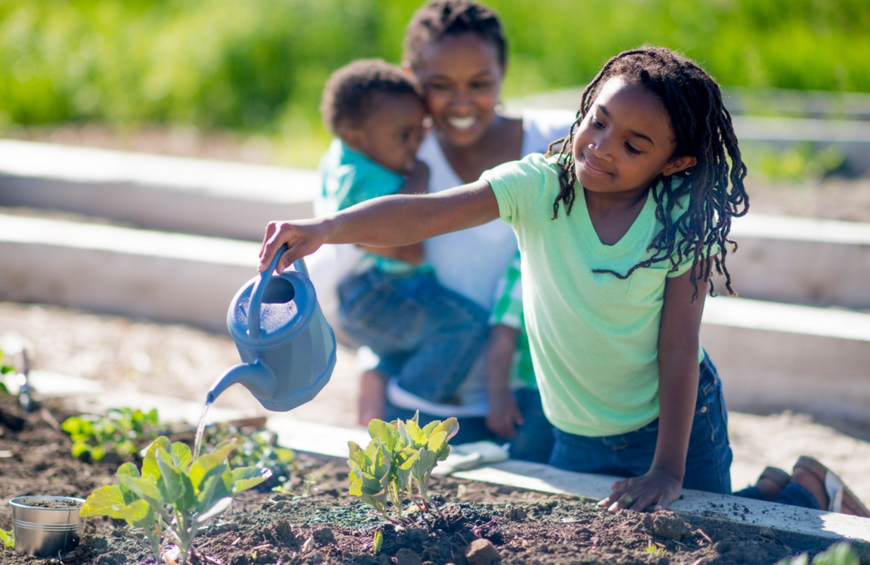
#> input picture pl2.png, 870 x 565 px
$ jupyter execute LGM_task2.ipynb
#> lines starting #> are read from the running program, lines starting #| are printed output that depends on the picture
[cell 1]
import cv2
image = cv2.imread('pl2.png')
#> image is the input picture: shape (565, 870, 3); mean B, G, R 126.5, 145.7, 134.4
cv2.imshow('Music', image)
cv2.waitKey(0)

[cell 2]
gray_image = cv2.cvtColor(image, cv2.COLOR_BGR2GRAY)
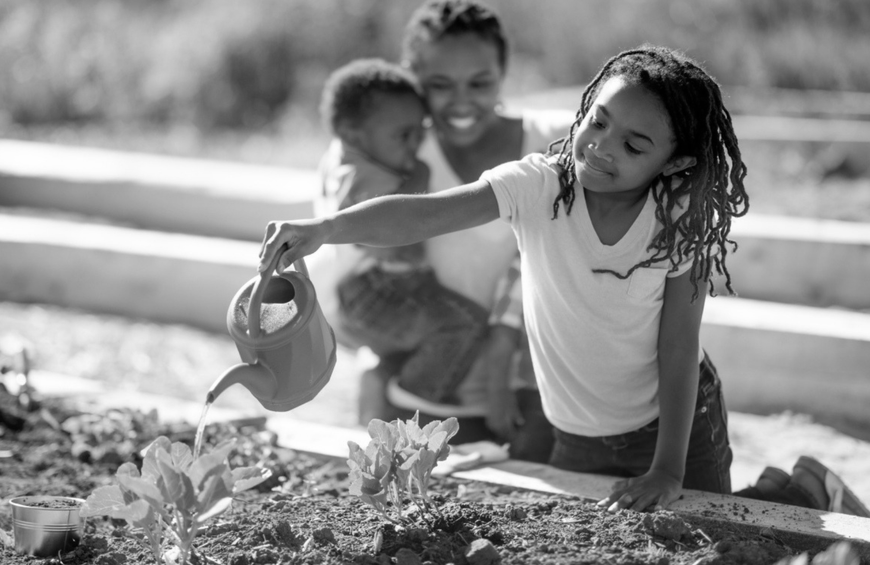
#> gray_image: shape (565, 870); min 0, max 255, mean 140.1
cv2.imshow("New_P", gray_image)
cv2.waitKey(0)

[cell 3]
inverted_image = 255 - gray_image
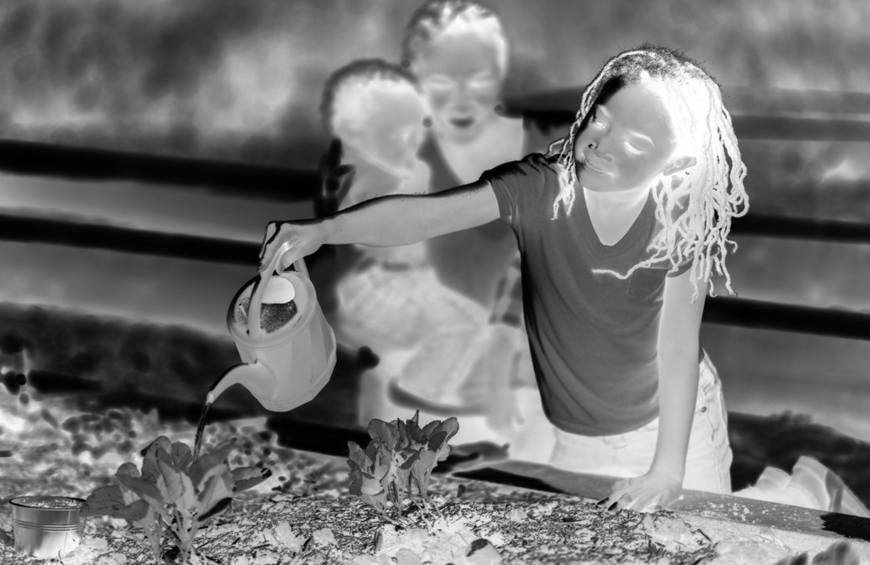
#> inverted_image: shape (565, 870); min 0, max 255, mean 114.9
cv2.imshow("Inverted", inverted_image)
cv2.waitKey()

[cell 4]
blurred = cv2.GaussianBlur(inverted_image, (21, 21), 0)
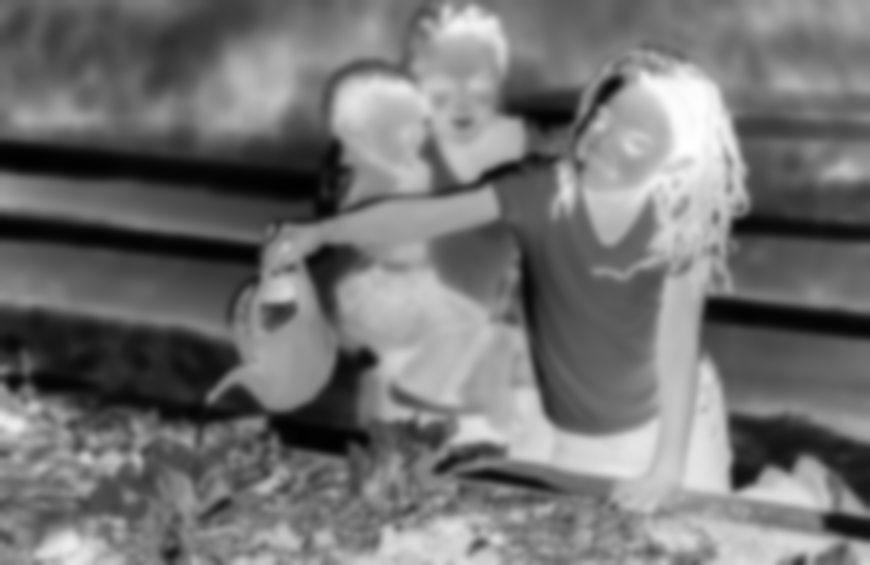
#> blurred: shape (565, 870); min 1, max 254, mean 114.9

[cell 5]
inverted_blurred = 255 - blurred
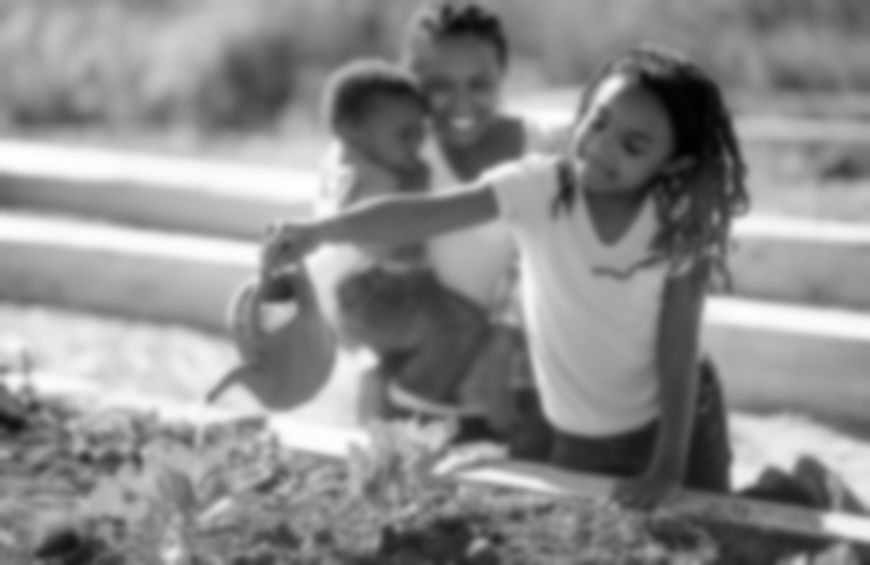
#> inverted_blurred: shape (565, 870); min 1, max 254, mean 140.1
pencil_sketch = cv2.divide(gray_image, inverted_blurred, scale=256.0)
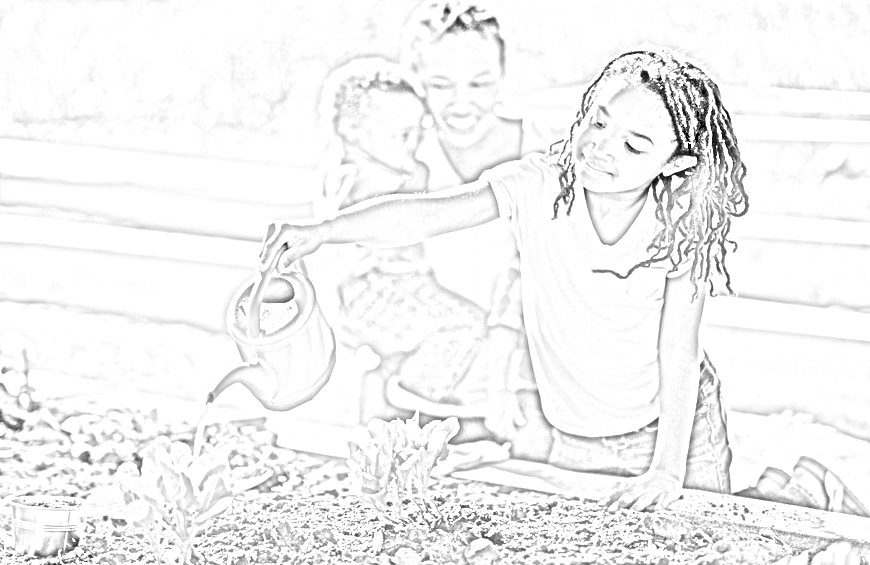
#> pencil_sketch: shape (565, 870); min 0, max 255, mean 243.2
cv2.imshow("Sketch", pencil_sketch)
cv2.waitKey(0)
